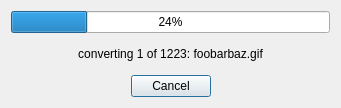
<?xml version="1.0" encoding="UTF-8"?>
<ui version="4.0">
 <class>BatchDitherProgress</class>
 <widget class="QDialog" name="BatchDitherProgress">
  <property name="geometry">
   <rect>
    <x>0</x>
    <y>0</y>
    <width>341</width>
    <height>108</height>
   </rect>
  </property>
  <property name="windowTitle">
   <string>Batch Convert Progress</string>
  </property>
  <layout class="QGridLayout" name="gridLayout">
   <item row="0" column="0">
    <layout class="QVBoxLayout" name="verticalLayout">
     <item>
      <widget class="QProgressBar" name="progressBar">
       <property name="value">
        <number>24</number>
       </property>
      </widget>
     </item>
     <item>
      <widget class="QLabel" name="progressLabel">
       <property name="text">
        <string>converting 1 of 1223: foobarbaz.gif</string>
       </property>
       <property name="alignment">
        <set>Qt::AlignmentFlag::AlignCenter</set>
       </property>
      </widget>
     </item>
     <item>
      <layout class="QHBoxLayout" name="horizontalLayout">
       <item>
        <spacer name="horizontalSpacer_2">
         <property name="orientation">
          <enum>Qt::Orientation::Horizontal</enum>
         </property>
         <property name="sizeHint" stdset="0">
          <size>
           <width>40</width>
           <height>20</height>
          </size>
         </property>
        </spacer>
       </item>
       <item>
        <widget class="QPushButton" name="cancelButton">
         <property name="text">
          <string>Cancel</string>
         </property>
        </widget>
       </item>
       <item>
        <spacer name="horizontalSpacer">
         <property name="orientation">
          <enum>Qt::Orientation::Horizontal</enum>
         </property>
         <property name="sizeHint" stdset="0">
          <size>
           <width>40</width>
           <height>20</height>
          </size>
         </property>
        </spacer>
       </item>
      </layout>
     </item>
    </layout>
   </item>
  </layout>
 </widget>
 <resources/>
 <connections/>
</ui>
